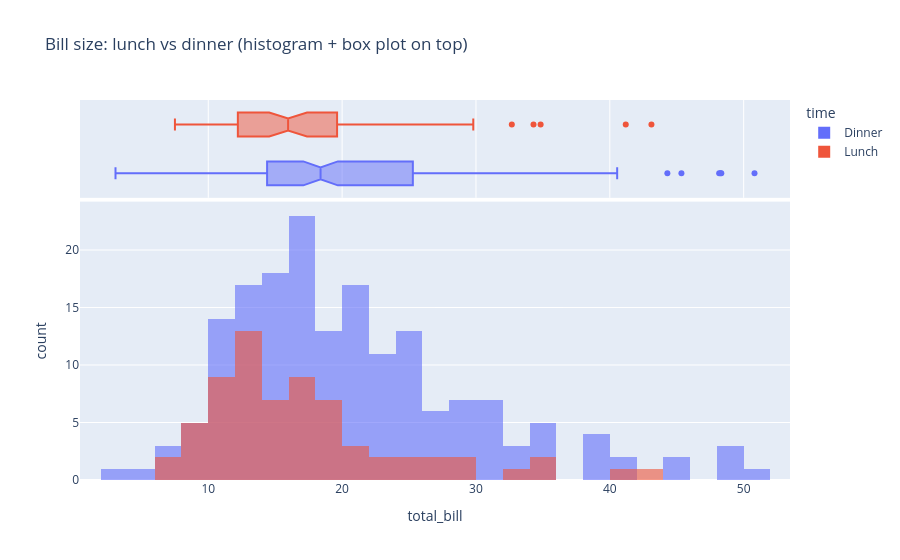

Write notebook code for a chart like this one.
### Code cell
fig = px.histogram(tips, x="total_bill", color="time", nbins=30, barmode="overlay", opacity=0.6,
                   marginal="box", title="Bill size: lunch vs dinner (histogram + box plot on top)")
fig.show()
print(tips.groupby("time")["total_bill"].median().round(2).to_dict())

### Figure 1 — Plotly figure (JSON) as saved in the notebook; plotly's stock layout.template omitted (floating-point values rounded to 4 significant figures; data arrays with more than 128 entries replaced by an {"elided": "..."} marker saying what was removed)
{"data": [{"bingroup": "x", "hovertemplate": "time=Dinner<br>total_bill=%{x}<br>count=%{y}<extra></extra>", "legendgroup": "Dinner", "marker": {"color": "#636efa", "opacity": 0.6, "pattern": {"shape": ""}}, "name": "Dinner", "nbinsx": 30, "orientation": "v", "showlegend": true, "type": "histogram", "x": {"elided": "176 float values"}, "xaxis": "x", "yaxis": "y"}, {"hovertemplate": "time=Dinner<br>total_bill=%{x}<extra></extra>", "legendgroup": "Dinner", "marker": {"color": "#636efa"}, "name": "Dinner", "notched": true, "showlegend": false, "type": "box", "x": {"elided": "176 float values"}, "xaxis": "x2", "yaxis": "y2"}, {"bingroup": "x", "hovertemplate": "time=Lunch<br>total_bill=%{x}<br>count=%{y}<extra></extra>", "legendgroup": "Lunch", "marker": {"color": "#EF553B", "opacity": 0.6, "pattern": {"shape": ""}}, "name": "Lunch", "nbinsx": 30, "orientation": "v", "showlegend": true, "type": "histogram", "x": [27.2, 22.76, 17.29, 19.44, 16.66, 10.07, 32.68, 15.98, 34.83, 13.03, 18.28, 24.71, 21.16, 10.65, 12.43, 24.08, 11.69, 13.42, 14.26, 15.95, 12.48, 29.8, 8.52, 14.52, 11.38, 22.82, 19.08, 20.27, 11.17, 12.26, 18.26, 8.51, 10.33, 14.15, 16.0, 13.16, 17.47, 34.3, 41.19, 27.05, 16.43, 8.35, 18.64, 11.87, 9.78, 7.51, 19.81, 28.44, 15.48, 16.58, 7.56, 10.34, 43.11, 13.0, 13.51, 18.71, 12.74, 13.0, 16.4, 20.53, 16.47, 12.16, 13.42, 8.58, 15.98, 13.42, 16.27, 10.09], "xaxis": "x", "yaxis": "y"}, {"hovertemplate": "time=Lunch<br>total_bill=%{x}<extra></extra>", "legendgroup": "Lunch", "marker": {"color": "#EF553B"}, "name": "Lunch", "notched": true, "showlegend": false, "type": "box", "x": [27.2, 22.76, 17.29, 19.44, 16.66, 10.07, 32.68, 15.98, 34.83, 13.03, 18.28, 24.71, 21.16, 10.65, 12.43, 24.08, 11.69, 13.42, 14.26, 15.95, 12.48, 29.8, 8.52, 14.52, 11.38, 22.82, 19.08, 20.27, 11.17, 12.26, 18.26, 8.51, 10.33, 14.15, 16.0, 13.16, 17.47, 34.3, 41.19, 27.05, 16.43, 8.35, 18.64, 11.87, 9.78, 7.51, 19.81, 28.44, 15.48, 16.58, 7.56, 10.34, 43.11, 13.0, 13.51, 18.71, 12.74, 13.0, 16.4, 20.53, 16.47, 12.16, 13.42, 8.58, 15.98, 13.42, 16.27, 10.09], "xaxis": "x2", "yaxis": "y2"}], "layout": {"barmode": "overlay", "legend": {"title": {"text": "time"}, "tracegroupgap": 0}, "title": {"text": "Bill size: lunch vs dinner (histogram + box plot on top)"}, "xaxis": {"anchor": "y", "domain": [0.0, 1.0], "title": {"text": "total_bill"}}, "xaxis2": {"anchor": "y2", "domain": [0.0, 1.0], "matches": "x", "showgrid": true, "showticklabels": false}, "yaxis": {"anchor": "x", "domain": [0.0, 0.7326], "title": {"text": "count"}}, "yaxis2": {"anchor": "x2", "domain": [0.7426, 1.0], "matches": "y2", "showgrid": false, "showline": false, "showticklabels": false, "ticks": ""}}}
